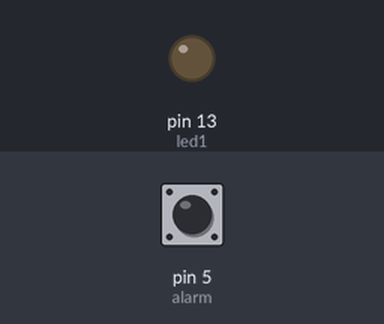
This sketch was run on a simulated Arduino Uno, built with avr-gcc and run on an emulated ATmega328P. On the bench: output pins drawn as LEDs (lit = HIGH). Inputs (shaded band) come from the test bench; at power-on: pin 5 (alarm) HIGH.

Above: at 0.1 s.
At 2.1 s:
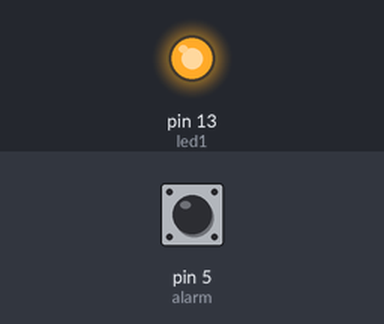
Timing chart, 0 to 3.6 s (numbered marks = the images above):
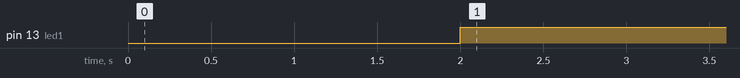

Measured:
- by itself, pin 13 (led1): LOW → HIGH at 2.0 s

The sketch:

sketch_jul19a.ino
```cpp
#include <Arduino.h>


int alarm=5;
int led1=13;
void setup() {
  // put your setup code here, to run once:
  pinMode(led1, OUTPUT);
  pinMode(alarm, INPUT_PULLUP);
   delay(2000);
}

void loop() {
  // put your main code here, to run repeatedly:
 if (digitalRead(alarm)==LOW){
            digitalWrite(led1,LOW);
            delay(2000);
        }
   else{
           digitalWrite(led1,HIGH);
           }
}
```
